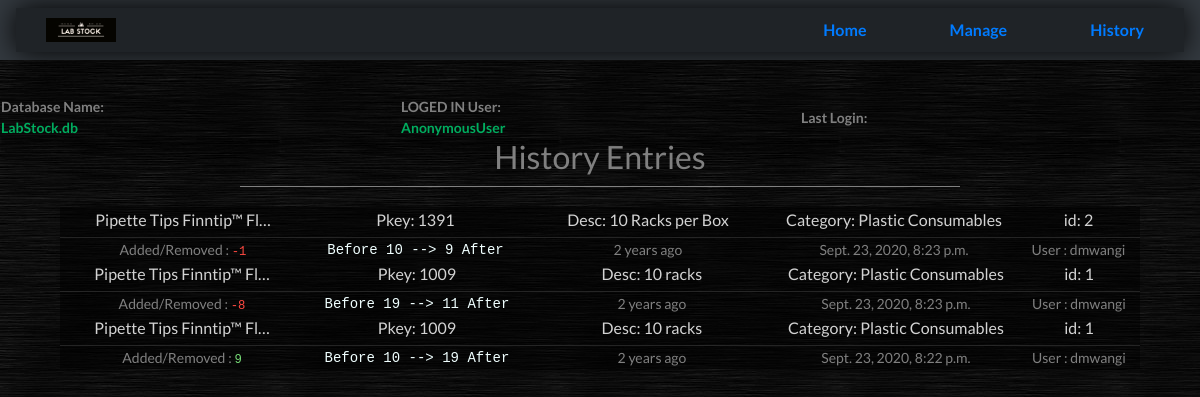
The app's page /history, older data.
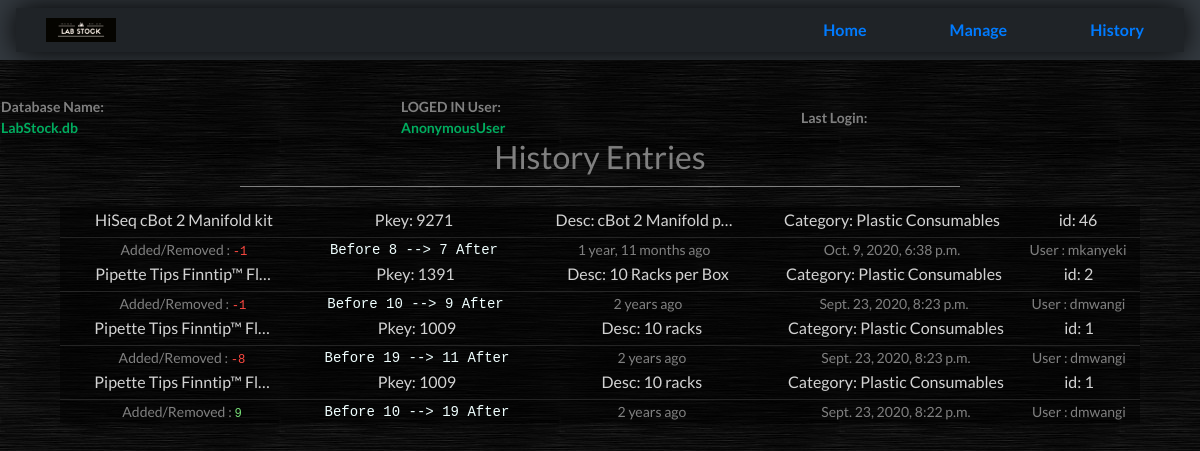
The same page, newer data.
### stock/models.py (models this page shows, shortened)
class HistConf(models.Model):
	item = models.ForeignKey(Product, on_delete=models.CASCADE)
	actual= models.PositiveSmallIntegerField()
	transition = models.IntegerField()
	total = models.PositiveSmallIntegerField()
	user = models.CharField(max_length=50)
	time = models.DateTimeField()

class Product(models.Model):
	category = models.ForeignKey(Category, on_delete=models.CASCADE)
	name = models.CharField(max_length=50, unique=True)
	brand = models.CharField(max_length=50)
	Catalog_No = models.CharField(max_length=100, blank=True)
	description = models.TextField(max_length=400)
	pkey = models.PositiveSmallIntegerField(unique=True, blank=True, help_text="DONT TOUCH!!!! Unique Product Key or Catalogue number. Current P.Key is unique")
	quantity = models.PositiveSmallIntegerField(help_text="Initial quantity value. Do no try to create a produt that already exists!")
	price = models.DecimalField(max_digits=8, decimal_places=2, help_text= " ex: $ 127.99 * to TWO Decimal Places")

class Category(models.Model):
	name = models.CharField(max_length=50, unique=True)
	description = models.TextField(max_length=400)
	def __str__(self):
		return self.name

### stock/views.py (the view)
# urls.py: path('history', views.history, name='history'),
def history(request):
	context ={'history':HistConf.objects.all()[::-1]}
	return render(request, 'stock_history.html', context)

### templates/stock_history.html (shortened to what this page needs)
{% extends 'base.html' %}
{% load static %}
{% load humanize %}
{% block title %}
	<link rel="stylesheet" href="{% static 'history.css' %}">
{% endblock %}
{% block content %}
<h2 class="title">History Entries</h2>
<div class="histdiv">
		{% for hist in history %}
		<table>
			<tr class="item">
				<td> {{hist.item.name|truncatechars:25}} </td>
				<td style="width: 15%;"> Pkey: {{hist.item.pkey}} </td>
				<td> Desc: {{hist.item.description|truncatechars:18}} </td>
				<td> Category: {{hist.item.category}}</td>
				<td style="width: 10%;"> id: {{hist.item.id}}</td>
			</tr>
			<tr class="his">
				<td>Added/Removed :
				{% if hist.transition > 0 %}
					 <pre style="color: #77DD77; display: inline;">{{hist.transition}}</pre>
				{% else %}
					<pre style="color: #FF4941; display: inline;">{{hist.transition}}</pre>
				{% endif %}
				</td>
				<td><pre style="color: azure; display: inline; font-size: 14px;">Before {{hist.actual}} --> {{hist.total}} After</pre></td>
				<td>{{hist.time|naturaltime}}</td>
				<td>{{hist.time}}</td>
				<td>User : {{hist.user}}</td>
			</tr>
		{% empty %}
		<tr><td>No entries in database</td></tr>
		</table>
		{% endfor %}
</div>
{% endblock %}

### templates/base.html (shortened to what this page needs)
{% load static %}
<!DOCTYPE html>
<html>
<head>
	<link rel="stylesheet" href="{% static 'base.css' %}">
<link rel="stylesheet" href="https://stackpath.bootstrapcdn.com/bootstrap/4.5.2/css/bootstrap.min.css">
	{% block title %}
	{% endblock %}
</head>
	<body style="font-family: 'Lato', sans-serif;">
			<nav class="navbar navbar-dark bg-dark top-bar">
				<ul class='title-area'>
					<li class='home'> <a href="{% url 'index' %}"> Home </a></li>
					<li class='manage'><a href="{% url 'manage' %}"> Manage </a></li>
					<li class='history'><a href="{% url 'history' %}"> History </a></li>
				</ul>
			</nav>
		<table class='cols'>
			<tr>
				<th> Database Name: <div id="greenfont"> LabStock.db </div></th>
				<th> LOGED IN User: <div id="greenfont"> {{request.user}} </div></th>
				<th> Last Login: <div id="greenfont"> {{request.user.last_login}} </div></th>
			</tr>
		</table>
		{% block content %}
		{% endblock %}
	</body>
</html>

### static/base.css (style rules this page uses)
body { background-image: url("background_texture.jpg"); margin: 0px; font-family: 'Lato', sans-serif; }
.head_table, .cols, .body, .foot, .items, .fname, ul { background-color: rgb(34, 34, 34); width: 95%; padding-left: 10px; margin-left: 30px; border: 1px gray solid; border-radius: 5px; color: gray; font-size: 14px; font-family: 'Lato', sans-serif; padding: 4px 10px; padding-left: 30px; text-align: left; text-decoration: none; }
.top-bar ul { background: url("icon.png") 30px 10px ; background-repeat: no-repeat; background-size: 70px; list-style-type: none; margin: 0; padding: 10px 0px; width: 100%; text-align: right; border: 0px; border-radius: 0px; background-color: rgba(0, 0, 0, 0.4); box-shadow: 0 0 30px 0 black; }
#greenfont { color: #00AD5F; }
.top-bar li, a { display: inline; color: gray; padding: 10px 20px; padding-top: 10px; text-align: center; text-decoration: none; font-size: 16px; font-weight: bold; transition: 0.3s; }
.cols { margin-top: 35px; margin-left: 0px; background-color: rgba(0,0,0, 0.3); box-shadow: 0 20px 20px 0 rgba(0,0,0, 0.3), 0 0 20px 0 rgba(0,0,0, 0.3) ; border:0px; padding-left: 10%; width: 100%; }
.cols th { text-align: left; border-radius: 5px; padding-bottom: 0px; width: 33%; }

### static/history.css (style rules this page uses)
.title { text-align: center; color: gray; width: 60%; border-bottom: 1px solid gray; margin: auto; padding-bottom: 10px; margin-bottom: 20px; }
table { color: gray; text-align: center; margin: auto; padding: 10px 10px; background-color: rgba(0, 0, 0, 0.5); margin: 0px auto; padding: 10px 20px; width: 90%; }
tr.item td { border-bottom: 1px solid rgba(50,50,50,0.7); color: lightgray; font-size: 16px; padding-bottom: 5px; width: 20%; }
tr.his td { padding: 0px 10px; font-size: 14px; }

Row changes from the older to the newer data that the page shows:
added HistConf: item.name "HiSeq cBot 2 Manifold kit", item.pkey "9271", item.description "cBot 2 Manifold p…", item.category "Plastic Consumables", item.id "46", transition "-1", actual "8", total "7", time "1 year, 11 months ago", time "Oct. 9, 2020, 6:38 p.m.", user "mkanyeki"
